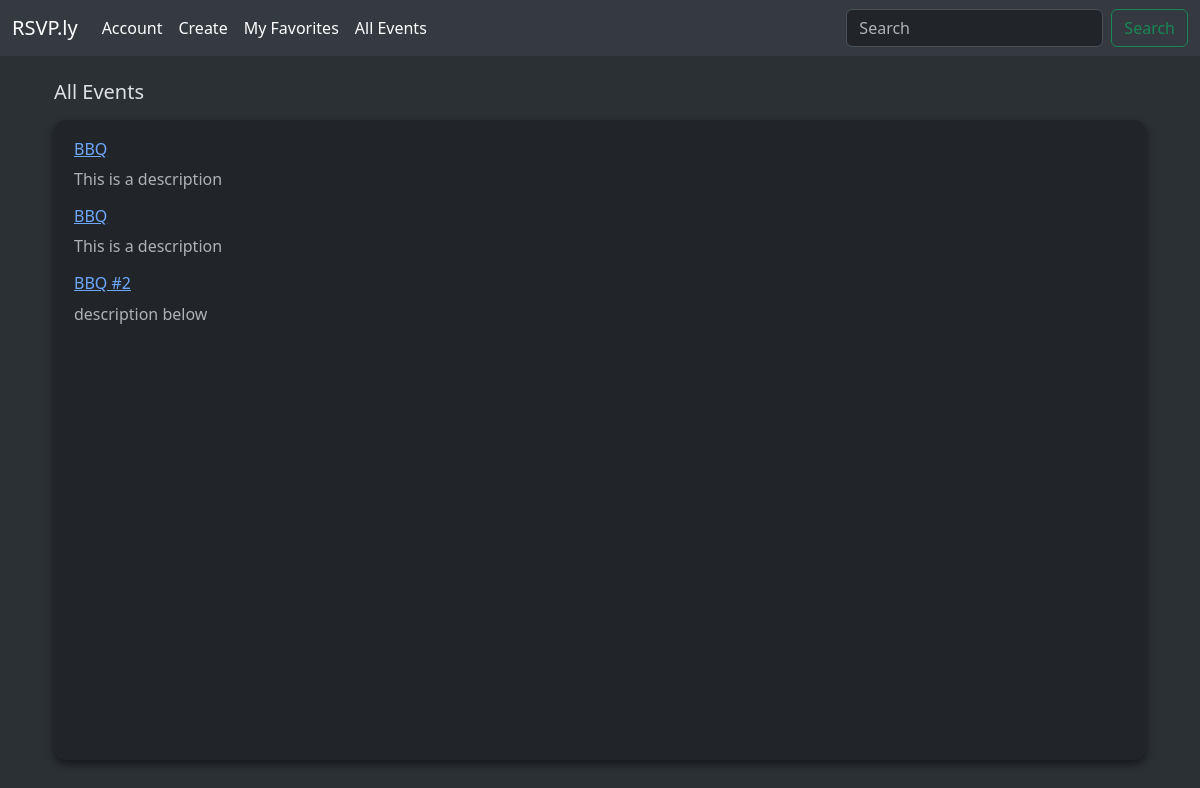
The app's page /events with its own data.
### app/models.py (models this page shows, shortened)
class TimestampMixin:
    created_at: Mapped[datetime] = mapped_column(
        DateTime(timezone=True), server_default=func.now(), nullable=False
    )
    updated_at: Mapped[datetime] = mapped_column(
        DateTime(timezone=True), server_default=func.now(),
        onupdate=func.now(), nullable=False
    )

class Event(db.Model, TimestampMixin):
    __tablename__ = "events"
    __table_args__ = (
        CheckConstraint("ends_at > starts_at", name="chk_event_time"),
        Index("idx_events_starts_at", "starts_at"),
        Index("idx_events_organizer", "organizer_id"),
    )
    id: Mapped[int] = mapped_column(primary_key=True)
    title: Mapped[str] = mapped_column(String(255), nullable=False)
    description: Mapped[str | None] = mapped_column(Text)
    starts_at: Mapped[datetime] = mapped_column(DateTime(timezone=True), nullable=False)
    ends_at: Mapped[datetime] = mapped_column(DateTime(timezone=True), nullable=False)
    capacity: Mapped[int | None] = mapped_column(Integer)  # NULL = unlimited
    is_public: Mapped[bool] = mapped_column(Boolean, server_default=text("true"), nullable=False)
    address_line1: Mapped[str | None] = mapped_column(String(255))
    address_line2: Mapped[str | None] = mapped_column(String(255))
    organizer_id: Mapped[int] = mapped_column(
        ForeignKey("users.id", ondelete="RESTRICT"), nullable=False
    )
    organizer: Mapped[User] = relationship(back_populates="organized_events")
    categories: Mapped[list[Category]] = relationship(
        secondary=event_categories, back_populates="events"
    )
    rsvps: Mapped[list["Rsvp"]] = relationship(
        back_populates="event", cascade="all, delete-orphan"
    )
    comments: Mapped[list["EventComment"]] = relationship(
        back_populates="event", cascade="all, delete-orphan"
    )
    @hybrid_property
    def seats_taken(self) -> int:
        """Counts the number of occupied seats (1 per going RSVP + guests)."""
        return sum(
            (1 + r.guests_count) for r in self.rsvps if r.status == RsvpStatus.going
        )

### app/routes.py (the view)
@myapp_obj.route("/events")
def view_all_events():
    events = Event.query.all() # get all events
    return render_template("hello.html", events=events)

### app/templates/hello.html (shortened to what this page needs)
{% extends "layout.html" %}
{% block content %}
<div class="container">
  <div class="row">
        <div class="col-md-12 mb-3">
            <h5 class="mb-3">All Events</h5>
                <div class="scrollable-container">
                    {% for event in events %}
                        <h6><a href = "/event/{{event.id}}">{{event.title}}</a></h6>
                        <p class="text-muted">
                            {{event.description}}
                        </p>
                        {% else %}
                        <p>
                            <h6>No events found.</h6>
                        </p>
                    {% endfor %}
                </div>
        </div>
</div>
{% endblock %}

### app/templates/layout.html (shortened to what this page needs)
<!doctype html>
<html lang="en" data-bs-theme="dark">
  <head>
    <link href="https://cdn.jsdelivr.net/npm/bootstrap@5.3.6/dist/css/bootstrap.min.css" rel="stylesheet">
  </head>
  <body>
{% block navbar %}
<nav class="navbar navbar-expand-lg fixed-top bg-body-secondary">
  <div class="container-fluid">
    <a class="navbar-brand" href="#">RSVP.ly</a>
    <div class="collapse navbar-collapse" id="navbarSupportedContent">
      <ul class="navbar-nav me-auto mb-2 mb-lg-0">
        <li class="nav-item">
          {% if current_user %}
              <a class="nav-link active" aria-current="page" href="/view/{{ current_user.username }}">Account</a>
        <li class="nav-item">
              <a class="nav-link active" aria-current="page" href="/event/new">Create</a>
        <li class="nav-item">
              <a class="nav-link active" aria-current="page" href="/favorites">My Favorites</a>
          {% endif %}
        <li class="nav-item">
              <a class="nav-link active" aria-current="page" href="/events">All Events</a>
      </ul>
      <form class="d-flex" action="{{ url_for('search_events') }}" method="GET">
        <input class="form-control me-2" type="search" name="query" placeholder="Search" aria-label="Search"/>
        <button class="btn btn-outline-success" type="submit">Search</button>
      </form>
    </div>
  </div>
</nav>
{% endblock %}
  <div class="container mt-4">
      {% block content %}{% endblock %}
  </div>
  </body>
</html>

### app/templates/hello.html (style rules this page uses)
html, body { background-color: var(--bs-tertiary-bg); }
.scrollable-container { background-color: var(--bs-body-bg); padding: 20px; border-radius: 12px; box-shadow: 0 4px 8px rgba(0, 0, 0, 0.5); height: 80vh; overflow-y: auto; }

### records on screen
Event: title "BBQ", description "This is a description"
Event: title "BBQ", description "This is a description"
Event: title "BBQ #2", description "description below"
